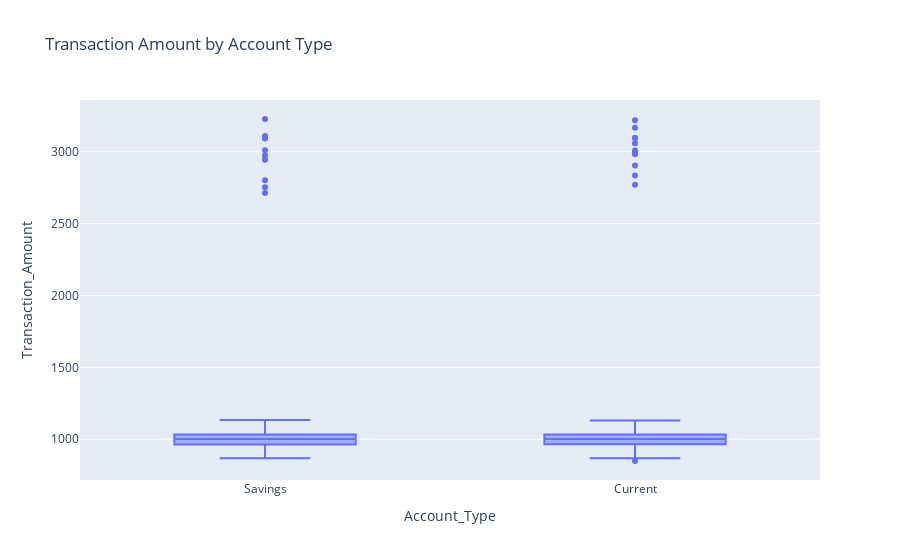

Write notebook code for a chart like this one.
### Code cell
fig_box_amount.show()

### Figure 1 — Plotly figure (JSON) as saved in the notebook; plotly's stock layout.template omitted (floating-point values rounded to 4 significant figures; data arrays with more than 128 entries replaced by an {"elided": "..."} marker saying what was removed)
{"data": [{"alignmentgroup": "True", "hovertemplate": "Account_Type=%{x}<br>Transaction_Amount=%{y}<extra></extra>", "legendgroup": "", "marker": {"color": "#636efa"}, "name": "", "notched": false, "offsetgroup": "", "orientation": "v", "showlegend": false, "type": "box", "x": {"elided": "1000 str values"}, "x0": " ", "xaxis": "x", "y": {"elided": "1000 float values"}, "y0": " ", "yaxis": "y"}], "layout": {"boxmode": "group", "legend": {"tracegroupgap": 0}, "title": {"text": "Transaction Amount by Account Type"}, "xaxis": {"anchor": "y", "domain": [0, 1], "title": {"text": "Account_Type"}}, "yaxis": {"anchor": "x", "domain": [0, 1], "title": {"text": "Transaction_Amount"}}}}
